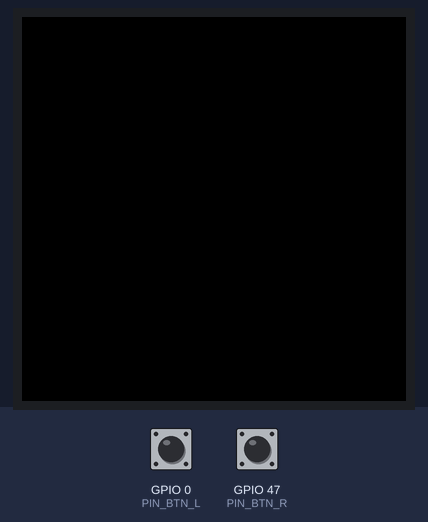
Recording of a program running on a simulated ESP32-S3. On the bench: 128×128 colour display. The inputs (shaded band) are chosen by the test bench; at power-on: GPIO 0 (PIN_BTN_L) HIGH, GPIO 47 (PIN_BTN_R) HIGH. Random numbers use the default seed unless the program sets one; what the program prints to the serial monitor is not drawn.

Above: at 1.3 s.
1.4 s: GPIO 0 (PIN_BTN_L) pulled LOW for 0.2 s
At 2.2 s:
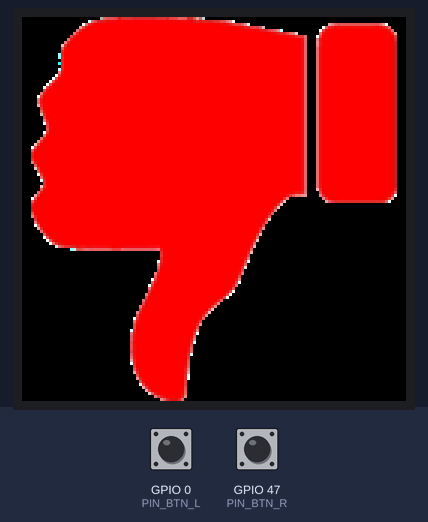
4.4 s: GPIO 0 (PIN_BTN_L) pulled LOW for 3.2 s
At 8.6 s:
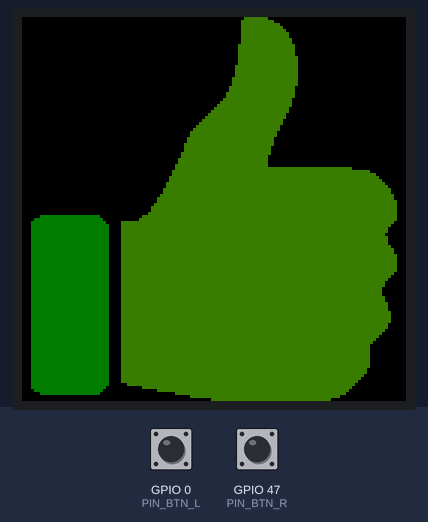
10.4 s: GPIO 0 (PIN_BTN_L) pulled LOW for 1 s
13.4 s: GPIO 47 (PIN_BTN_R) pulled LOW for 3.2 s
At 13.9 s:
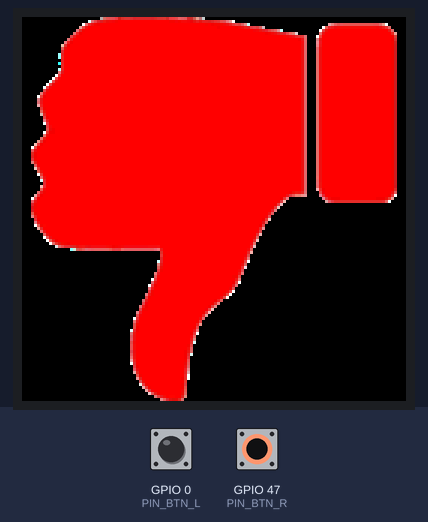
Timing chart, 0 to 16.4 s (numbered marks = the images above; inputs shaded):
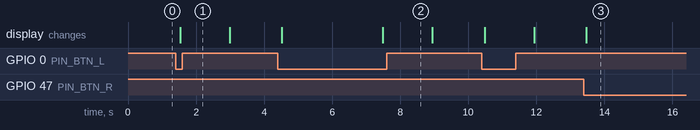

Measured:
- after the input at 1.4 s, the display: changes after 0.14 s (image 1)
- after the input at 4.4 s, the display: first changes after 0.12 s (image 2 shows a later state)
- after the input at 13.4 s, the display: changes after 0.07 s (image 3)

The program:

main.cpp
```cpp
#include "Arduino.h"
#include <TFT_eSPI.h>
#include "image_yes.c"
#include "image_no.c"

// define this macro to enable debug messages
#define DEBUG_ENABLED true

#define SCREEN_WIDTH         128
#define SCREEN_HEIGHT         128

#define PIN_BAT_VOLT         4
#define PIN_BTN_L            0
#define PIN_BTN_R            47
#define PIN_LCD_BL           10

uint button_time = 0;
int brightness = 255; // inverted, 255 is off

TFT_eSPI tft =  TFT_eSPI();

void fade_bl_on(){
    for (brightness = 255; brightness >= 0; brightness--) { // decrease brightness
        analogWrite(PIN_LCD_BL, brightness);  // set the LED brightness
        delay(1);  // wait a little bit to see the effect
    }
}

void fade_bl_off(){
    for (brightness = 0; brightness <= 255; brightness++) { // increase brightness
        analogWrite(PIN_LCD_BL, brightness);  // set the LED brightness
        delay(4);  // wait a little bit to see the effect
    }
}

void show_yes() {
    tft.pushImage(0, 0, 128, 128, image_yes);
    fade_bl_on();
    fade_bl_off();
}

void show_no(){
    tft.pushImage(0, 0, 128, 128, image_no);
    fade_bl_on();
    fade_bl_off();
}


void setup() {
    #ifdef DEBUG_ENABLED
        Serial.begin(115200);
        Serial.println("Hello T-QT");
    #endif

    tft.begin();
    tft.setRotation(2);
    tft.setSwapBytes(true); // Required when using pushImage

    pinMode(PIN_BTN_L, INPUT_PULLUP);
    pinMode(PIN_BTN_R, INPUT_PULLUP);
    pinMode(PIN_LCD_BL, OUTPUT);
}

//////////////////////////////////////////////////////////////////////////////////////////////////
//                                          L O O P                                             //
//////////////////////////////////////////////////////////////////////////////////////////////////
void loop() {
    if (millis() - button_time > 150)
    {
        if (digitalRead(PIN_BTN_L) == 0)
        {
            #ifdef DEBUG_ENABLED
                Serial.println("Random...");
            #endif

            if (random(2) == 0) {
                #ifdef DEBUG_ENABLED
                    Serial.println("Yes!");
                 #endif
                show_yes();
            } else {
                #ifdef DEBUG_ENABLED
                    Serial.println("No!");
                 #endif
                show_no();
            }
            button_time = millis();

        }
        else if (digitalRead(PIN_BTN_R) == 0)
        {
            show_no();
            button_time = millis();
        }
        else
        {
            analogWrite(PIN_LCD_BL, brightness);
            tft.fillScreen(TFT_BLACK);
            button_time = millis();

        }
    }

}
```

Source omitted: image_no.c (data table, 158316 bytes), image_yes.c (data table, 158319 bytes)
